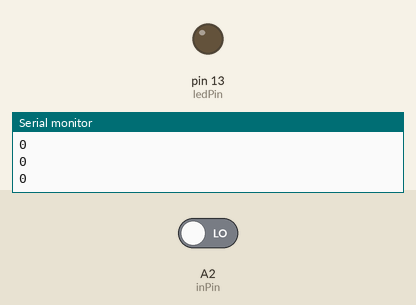
Recording of a sketch running on a simulated Arduino Uno, built with avr-gcc and run on an emulated ATmega328P. Shown: output pins drawn as LEDs (lit = HIGH), the last lines printed to the serial monitor. The inputs (shaded band) are chosen by the test bench; at power-on: A2 (inPin) LOW.

Above: at 4.8 s.
4.9 s: A2 (inPin) driven HIGH
At 6.7 s:
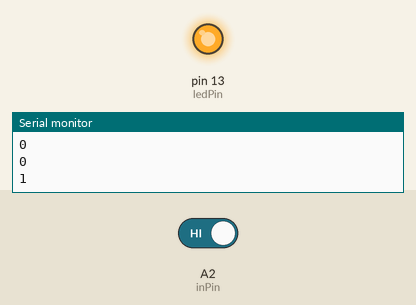
7.6 s: A2 (inPin) driven LOW
At 9.4 s:
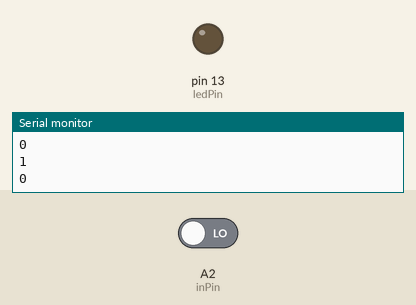
Timing chart, 0 to 10.9 s (numbered marks = the images above; inputs shaded):
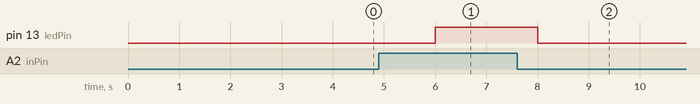

Measured:
- after the input at 4.9 s, pin 13 (ledPin): LOW → HIGH after 1.1 s
- after the input at 7.6 s, pin 13 (ledPin): HIGH → LOW after 0.40 s

The sketch:

mock_up_analog_read.ino
```cpp
int ledPin = 13;  // LED connected to digital pin 8
int inPin = A2;    // pushbutton connected to digital pin A2
int val = 0;      // variable to store the read value

void setup() {
  Serial.begin(9600);
  pinMode(ledPin, OUTPUT);  // sets the digital pin 13 as output
  pinMode(inPin, INPUT);    // sets the digital pin A2 as input
}

void loop() {
  val = digitalRead(inPin);   // read the input pin
  digitalWrite(ledPin, val); // sets the LED to the button's value
  Serial.println(val);
  delay(2000);
}
```
